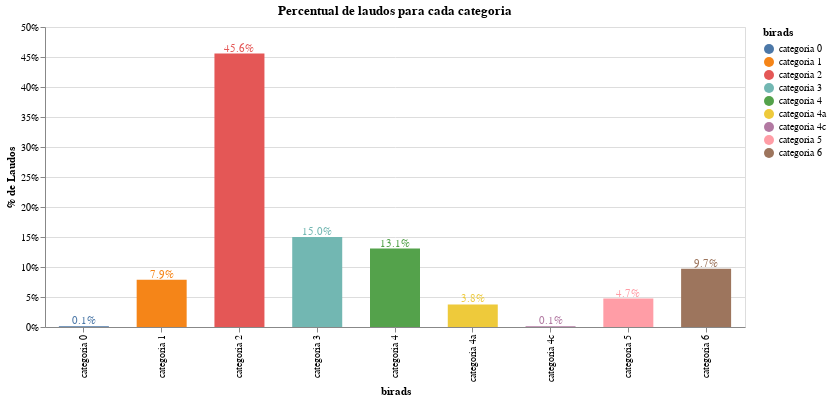

The notebook cell saved with this chart:
### Markdown cell above
### BALANCEANDO DATAFRAME

### Code cell
#Verificando percentuais de laudos por classes
df2 = pd.DataFrame(texto_birads.groupby('birads').count()['texto_do_laudo_3']).reset_index()

bars = alt.Chart(df2).mark_bar(size=50).encode(
    x=alt.X('birads'),
    y=alt.Y('PercentOfTotal:Q', axis=alt.Axis(format='.0%', title='% de Laudos')),
    color='birads'
).transform_window(
    TotalArticles='sum(texto_do_laudo_3)',
    frame=[None, None]
).transform_calculate(
    PercentOfTotal="datum.texto_do_laudo_3 / datum.TotalArticles"
)

text = bars.mark_text(
    align='center',
    baseline='bottom',
    #dx=5  # Nudges text to right so it doesn't appear on top of the bar
).encode(
    text=alt.Text('PercentOfTotal:Q', format='.1%')
)

(bars + text).interactive().properties(
    height=300, 
    width=700,
    title = "Percentual de laudos para cada categoria",
)

### Figure 1 — Vega-Lite specification as saved in the notebook (floating-point values rounded to 4 significant figures)
{"config": {"view": {"continuousWidth": 400, "continuousHeight": 300}}, "layer": [{"mark": {"type": "bar", "size": 50}, "encoding": {"color": {"field": "birads", "type": "nominal"}, "x": {"field": "birads", "type": "nominal"}, "y": {"axis": {"format": ".0%", "title": "% de Laudos"}, "field": "PercentOfTotal", "type": "quantitative"}}, "selection": {"selector001": {"type": "interval", "bind": "scales", "encodings": ["x", "y"]}}, "transform": [{"window": [{"op": "sum", "field": "texto_do_laudo_3", "as": "TotalArticles"}], "frame": [null, null]}, {"calculate": "datum.texto_do_laudo_3 / datum.TotalArticles", "as": "PercentOfTotal"}]}, {"mark": {"type": "text", "align": "center", "baseline": "bottom"}, "encoding": {"color": {"field": "birads", "type": "nominal"}, "text": {"field": "PercentOfTotal", "format": ".1%", "type": "quantitative"}, "x": {"field": "birads", "type": "nominal"}, "y": {"axis": {"format": ".0%", "title": "% de Laudos"}, "field": "PercentOfTotal", "type": "quantitative"}}, "transform": [{"window": [{"op": "sum", "field": "texto_do_laudo_3", "as": "TotalArticles"}], "frame": [null, null]}, {"calculate": "datum.texto_do_laudo_3 / datum.TotalArticles", "as": "PercentOfTotal"}]}], "data": {"name": "data-de74a68ae4627d3d571582c9c26a612a"}, "height": 300, "title": "Percentual de laudos para cada categoria", "width": 700, "$schema": "https://vega.github.io/schema/vega-lite/v4.17.0.json", "datasets": {"data-de74a68ae4627d3d571582c9c26a612a": [{"birads": "categoria 0", "texto_do_laudo_3": 10}, {"birads": "categoria 1", "texto_do_laudo_3": 586}, {"birads": "categoria 2", "texto_do_laudo_3": 3387}, {"birads": "categoria 3", "texto_do_laudo_3": 1115}, {"birads": "categoria 4", "texto_do_laudo_3": 971}, {"birads": "categoria 4a", "texto_do_laudo_3": 280}, {"birads": "categoria 4c", "texto_do_laudo_3": 9}, {"birads": "categoria 5", "texto_do_laudo_3": 352}, {"birads": "categoria 6", "texto_do_laudo_3": 723}]}}
